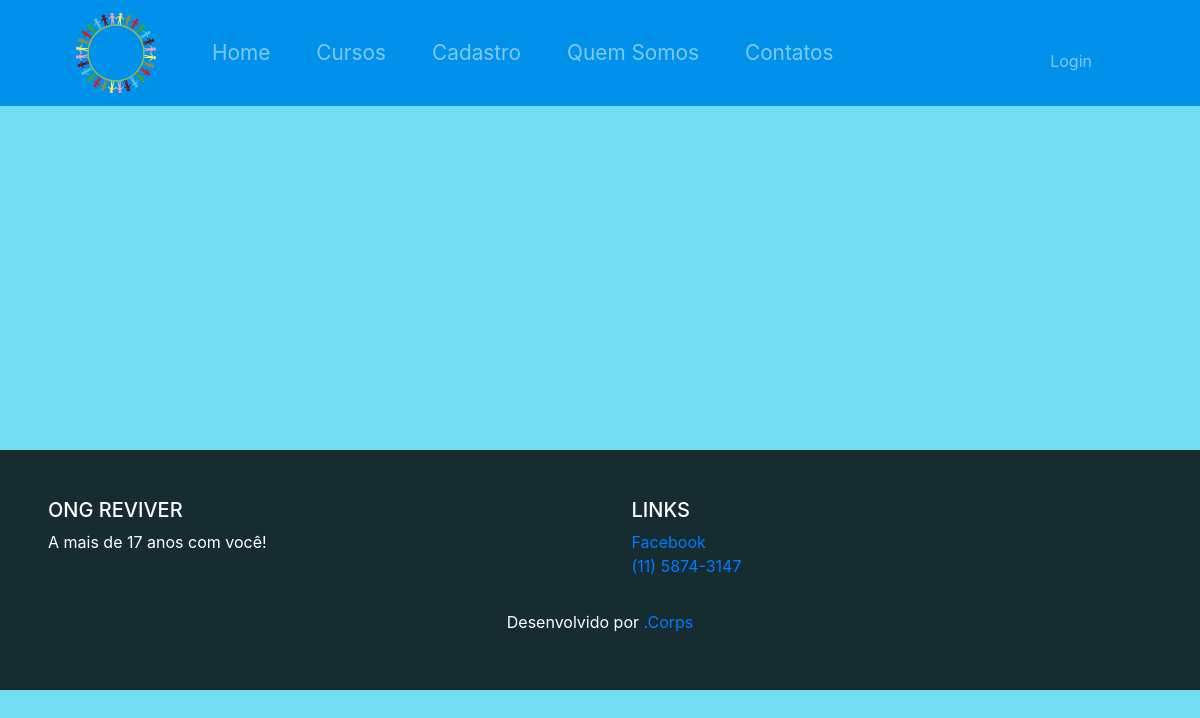
Before: /Views/Cursos.php with the older database file.
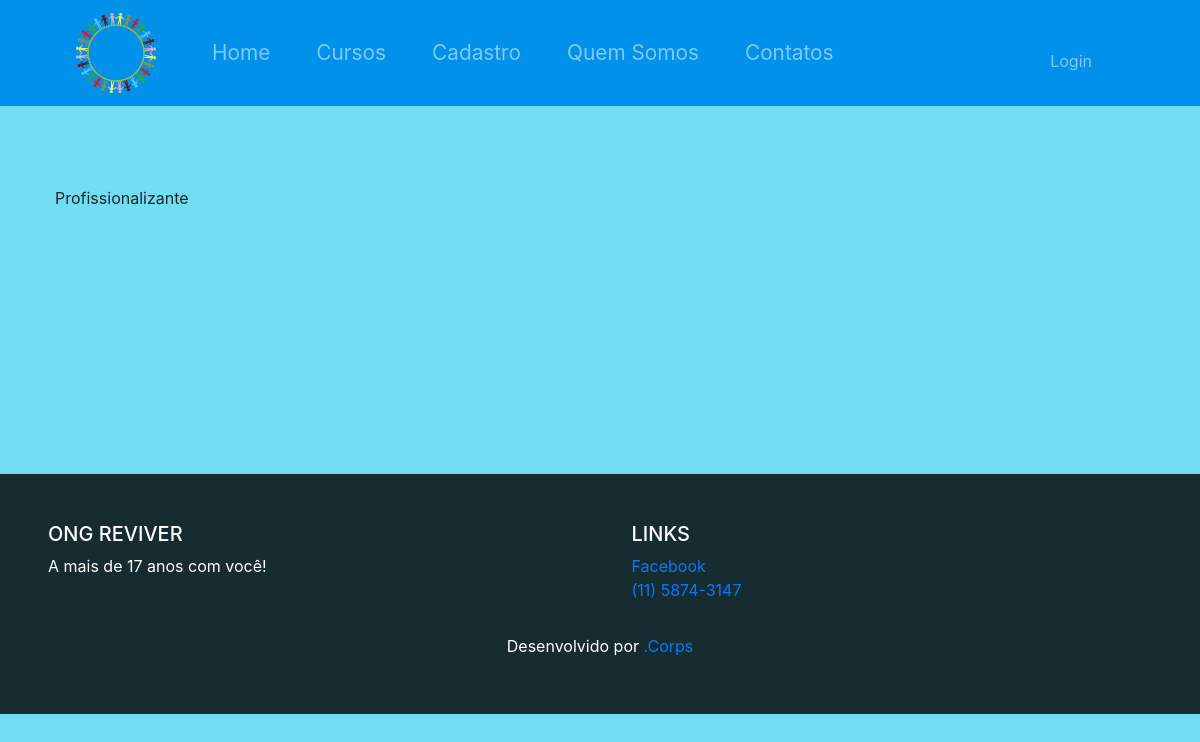
After: the same page with the newer database file.
### tables this page shows
create table TipoCurso(
AT_TipoCursoID int(2) primary key,
AT_Tipo varchar(20)
);

### Views/Cursos.php (called while the page is built, shortened)
<?php
include('Components/Header.php');
include("../Controller/Config.php");
?>
<?php
include_once("../Controller/ConsultaCursoPHP.php"); ?>
<?php
include('Components/Footer.php');
?>

### Controller/ConsultaCursoPHP.php (the view, shortened to what this page needs)
<?php
include("Config.php");
$FirstQuery = mysqli_query($mysqli,"SELECT AT_Tipo,AT_TipoCursoID FROM TipoCurso");
echo "<div  class='row mx-auto'>";
while($tipo = mysqli_fetch_array($FirstQuery)){
  echo "
  <div class='col'>
      <ul class='cursos'>".$tipo['AT_Tipo']."
      ";
  echo "
    </ul>
    </div>
      ";
}
echo "</div>"
 ?>

### Controller/Config.php (shortened to what this page needs)
<?php
echo "
<link rel='stylesheet' href='https://stackpath.bootstrapcdn.com/bootstrap/4.3.1/css/bootstrap.min.css'>
 <link rel='stylesheet' type='text/css' href='Header.css'>
  <link href='https://fonts.googleapis.com/icon?family=Material+Icons' rel='stylesheet'>
<meta charset='utf-8'>
";
?>

### Views/Components/Header.php (shortened to what this page needs)
<?php
include('../Controller/Config.php');
if ($_SESSION['nivel'] == 1 || $_SESSION['nivel'] == 2) {
  $AlunosCab = "Alunos";
}else{
  $AlunosCab = "";
}
 echo "
 <!DOCTYPE html>
 <html>
 <head>
 	<title></title>
 </head>
 <body>
 <nav class='navbar navbar-expand-lg navbar-dark' id='cab' style='background-color:#0091ea;'>
   <a class='navbar-brand' href='../Index.php'>
     <img src='../Imagens/Logo.png' id='logo' alt='logo'>
   </a>
   <div class='navbar-collapse' id='items'>
     <ul class='navbar-nav'>
   	<li class='nav-item'>
    <a class='nav-link' href='../Index.php' id='home'>
   	Home
   </a>
   </li>
   <li class='nav-item dropdown'>
     <a class='nav-link' href='Cursos.php'>
   Cursos
 </a>
 </li>
  <li class='nav-item'>
   <a class='nav-link' href='Cadastro.php'>
   	Cadastro
   </a>
 </li>
 <li class='nav-item'>
     <a class='nav-link' href='Somos.php'>
   	Quem Somos
   </a>
 </li>
 <li class='nav-item '>
   <a class='nav-link  ' href='Contatos.php'>
   	Contatos
   </a>
 </li>
 <li class='nav-item'>
   <a class='nav-link' href='Alunos.php'>
   ".$AlunosCab."
   </a>
 </li>
 </ul>
   </div>
   <div id='items'>
  <ul class='navbar-nav navbar-right'>
 	<li class='nav-link mt-3' >
     <a class= 'nav-link' href='Login.php'>
".$_SESSION['Nome']." ".$nivel."
     </a>
 	</li>
 <li class='nav-item mt-4'>
   <a class='nav-link' >
   ".$logout."
   </a>
 </li>
 </ul>
 </div>
 </nav>
"; ?>
</body>
</html>

### Views/Components/Footer.php
<?php
include('../Controller/Config.php');
echo "
<br>
<br>
<footer class='page-footer'>
  <div class='container-fluid pt-5 pl-5 '>
    <div class='row'>
      <div class='col'>
        <h5 class='text-uppercase'>ONG Reviver</h5>
        <p>A mais de 17 anos com você!</p>
      </div>
      <div class='col'>
        <h5 class='text-uppercase'>Links</h5>
        <ul class='list-unstyled '>
          <li>
            <a class='inf' href='https://web.facebook.com/revivercapao/'>Facebook</a><br>
          </li>
          <li>
            <a href='https://web.facebook.com/revivercapao/' class='inf'>(11) 5874-3147</a>
          </li>
        </ul>
      </div>
    </div>
  </div>
  <div class='footer-copyright text-center py-3'>
    Desenvolvido por <a href='https://github.com/RaphaelBRodrigues/'>.Corps</a>
  </div>
</footer>
</body>
</html>
";
?>

### Views/Header.css (style rules this page uses)
body { background-color: #70ddf1; margin: 0 auto; }
nav ul li { display: none; }
.nav-link { color:White; }
#cab { border-bottom:black 1 solid; }
nav { margin-bottom: 80px; }
#logo { height:80px; margin-left: 3em; }
.nav-item { font-size: 1.3em; display:inline; }
#items { margin-left: 2em; }
li { margin-right: 30px; }
.cursos { float: left; margin: 0 ; }
footer { color:white; height: 15em; background-color: rgba(0,0,0,0.8); margin-top: 1px solid black; }

Changed rows visible on the page:
added tipocurso: AT_Tipo "Profissionalizante"
